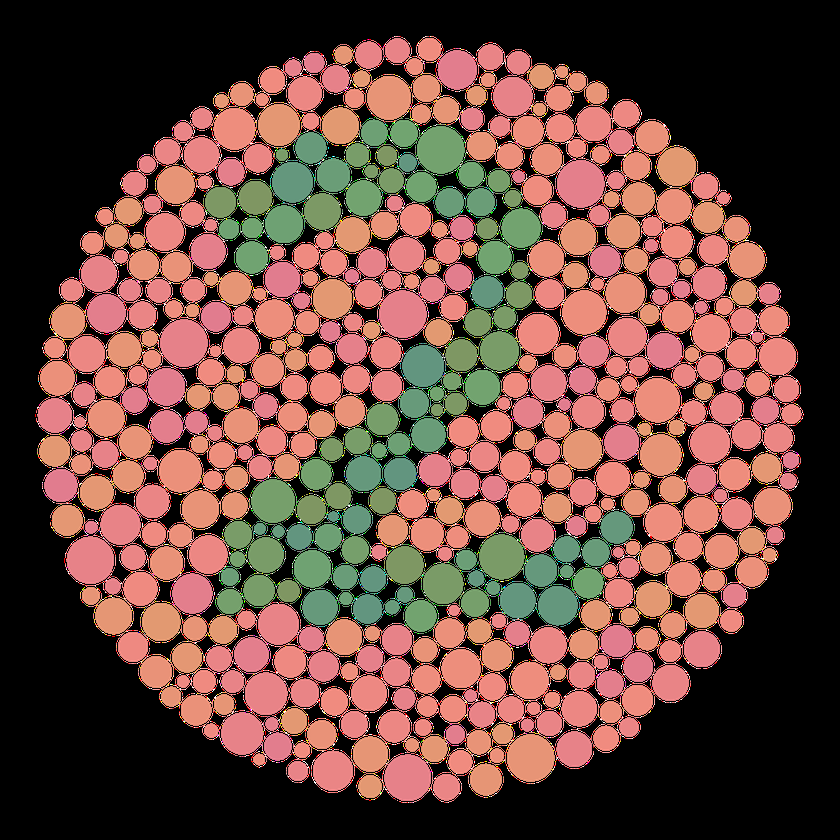
%> input picture S6/Analyse_de_donnees/TPs/donnees_TP1/image.png, 840 x 840 px, shrunk from 1920 x 1920 before the run
$ octave exercice_1.m   (GNU Octave 9; MATLAB toolbox functions it lacks are replaced by stand-ins)
%> lines starting %> are read from the running program, lines starting %| are printed output that depends on the picture
clear;
close all;
clc;

taille_ecran = get(0,'ScreenSize');
L = taille_ecran(3);
H = taille_ecran(4);

figure('Name','Visualisation des canaux RVB (canal par canal et en 3D)',...
       'Position',[0.1*L,0.05*H,0.8*L,0.75*H]);

% Lecture d'une image RVB :
%I = imread('autumn.tif');
 I = imread('image.png');
%> I is the input picture: size 840x840x3 uint8; mean R, G, B 106.6, 72, 63

% Decoupage de l'image en trois canaux et conversion en doubles :
R = double(I(:,:,1));
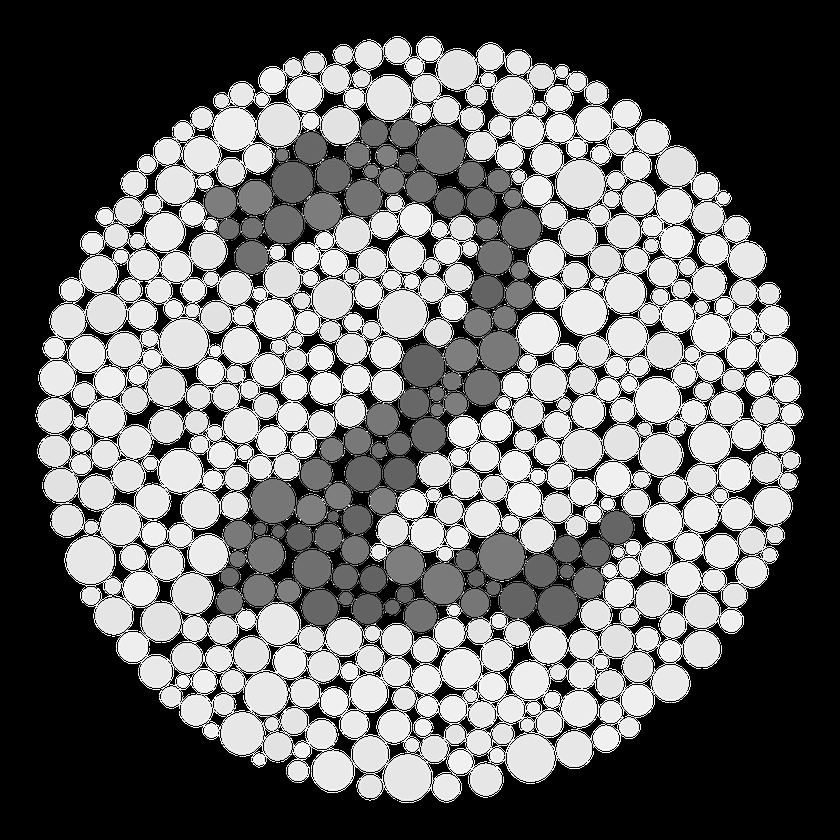
%> R: size 840x840 double; min 0, max 255, mean 106.6
V = double(I(:,:,2));
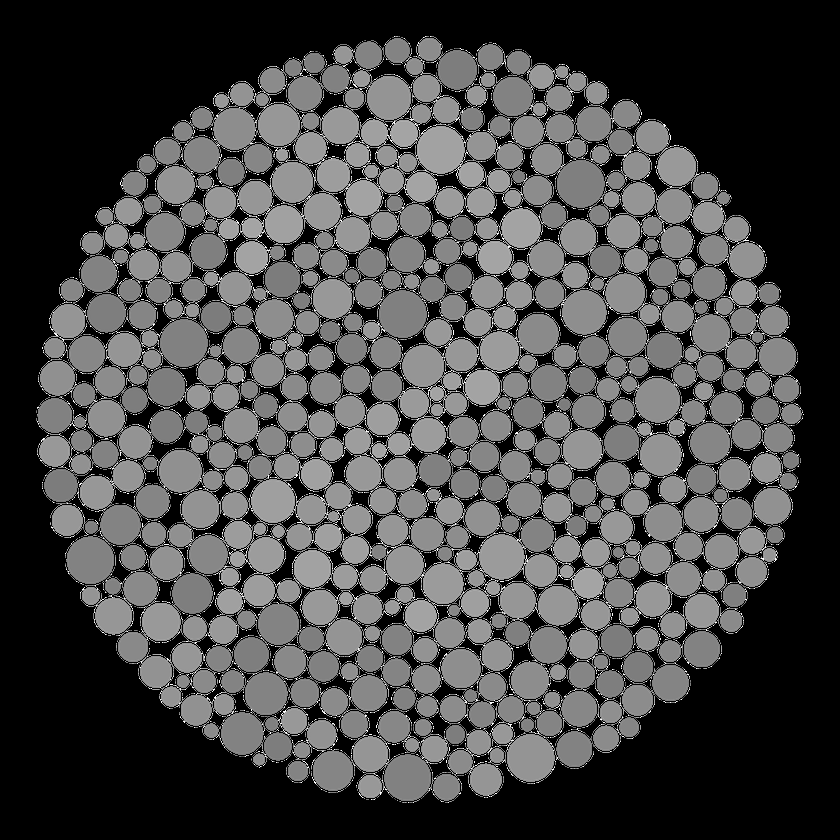
%> V: size 840x840 double; min 0, max 255, mean 72
B = double(I(:,:,3));
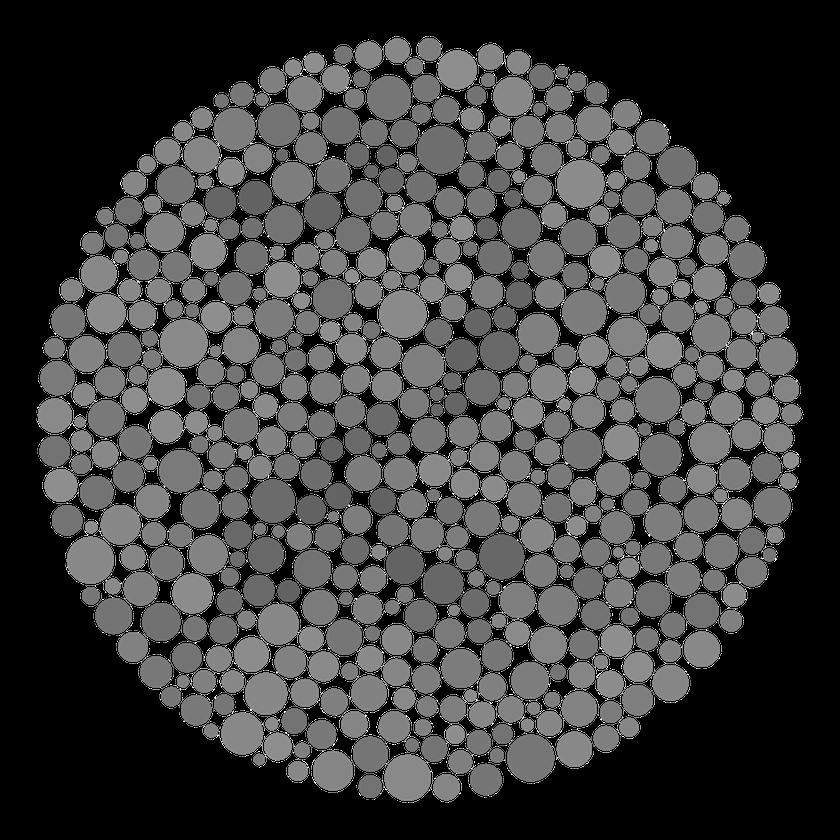
%> B: size 840x840 double; min 0, max 255, mean 63

% Affichage de l'image RVB :
subplot(2,3,1);
imagesc(I);
axis image off;
title('Image RVB','FontSize',20);

% Affichage du canal R :
colormap gray;
subplot(2,3,2);
imagesc(R);
axis image off;
title('Canal R','FontSize',20);

% Affichage du canal V :
subplot(2,3,4);
imagesc(V);
axis image off;
title('Canal V','FontSize',20);

% Affichage du canal B :
subplot(2,3,5);
imagesc(B);
axis image off;
title('Canal B','FontSize',20);

% Affichage du nuage de pixels dans le repere RVB :
subplot(1,3,3);
plot3(R,V,B,'.','MarkerSize',3,'Color',"#4DBEEE")
axis equal;
set(gca,'FontSize',10);
xlabel('R','FontWeight','bold','FontSize',15,'Color','red')
ylabel('V','FontWeight','bold','FontSize',15,'Color',[0,0.5,0.2])
zlabel('B','FontWeight','bold','FontSize',15,'Color','blue')
view([45 20])
rotate3d;
grid on;
title({'Representation 3D des pixels' ...
       'dans l''espace RVB'},'FontSize',20)
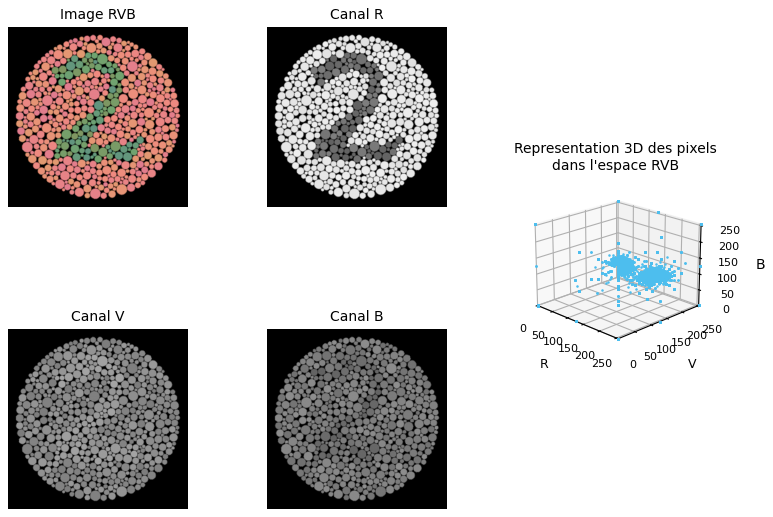
%> figure redrawn from the program's plot data, 5 panels

% Matrice des donnees :
X = [R(:) V(:) B(:)];		% Les trois canaux sont vectorises et concatenes


[correlation,contraste] = correlation_contraste(X);

% Affichage des resultats :
fprintf('Correlation entre R et V = %.3f\n',correlation(1));
fprintf('Correlation entre R et B = %.3f\n',correlation(2));
fprintf('Correlation entre V et B = %.3f\n',correlation(3));

fprintf('Proportion de contraste dans le canal R = %.3f\n',contraste(1));
fprintf('Proportion de contraste dans le canal V = %.3f\n',contraste(2));
fprintf('Proportion de contraste dans le canal B = %.3f\n',contraste(3));

save exercice_1;


function [correlation,contraste] = correlation_contraste(X)

    Xr = X - mean(X);
    Xr2 = Xr./(sqrt(mean(X.^2)));

    Sigma = transpose(Xr2)*Xr2./(size(X,1));
%> Sigma = [0.522 0.466 0.484; 0.466 0.511 0.491; 0.484 0.491 0.516]

    ec1 = sqrt(Sigma(1,1)); %écart-type
%> ec1 = 0.723
    ec2 = sqrt(Sigma(2,2));
%> ec2 = 0.715
    ec3 = sqrt(Sigma(3,3));
%> ec3 = 0.718

    r12 = Sigma(1,2)/(ec1*ec2);
%> r12 = 0.902
    r13 = Sigma(1,3)/(ec1*ec3);
%> r13 = 0.933
    r23 = Sigma(2,3)/(ec2*ec3);
%> r23 = 0.956

    correlation = [r12 r13 r23];
%> correlation = [0.902 0.933 0.956]

    svariance = Sigma(1,1) + Sigma(2,2) + Sigma(3,3);
%> svariance = 1.55
    c1 = Sigma(1,1)/svariance;
%> c1 = 0.337
    c2 = Sigma(2,2)/svariance;
%> c2 = 0.33
    c3 = Sigma(3,3)/svariance;
%> c3 = 0.333

    contraste = [c1 c2 c3];
%> contraste = [0.337 0.33 0.333]
%> `[correlation,contraste] = correlation_contraste(X);`: correlation = [0.902 0.933 0.956]; contraste = [0.337 0.33 0.333]
%| Correlation entre R et V = 0.902
%| Correlation entre R et B = 0.933
%| Correlation entre V et B = 0.956
%| Proportion de contraste dans le canal R = 0.337
%| Proportion de contraste dans le canal V = 0.330
%| Proportion de contraste dans le canal B = 0.333

end
